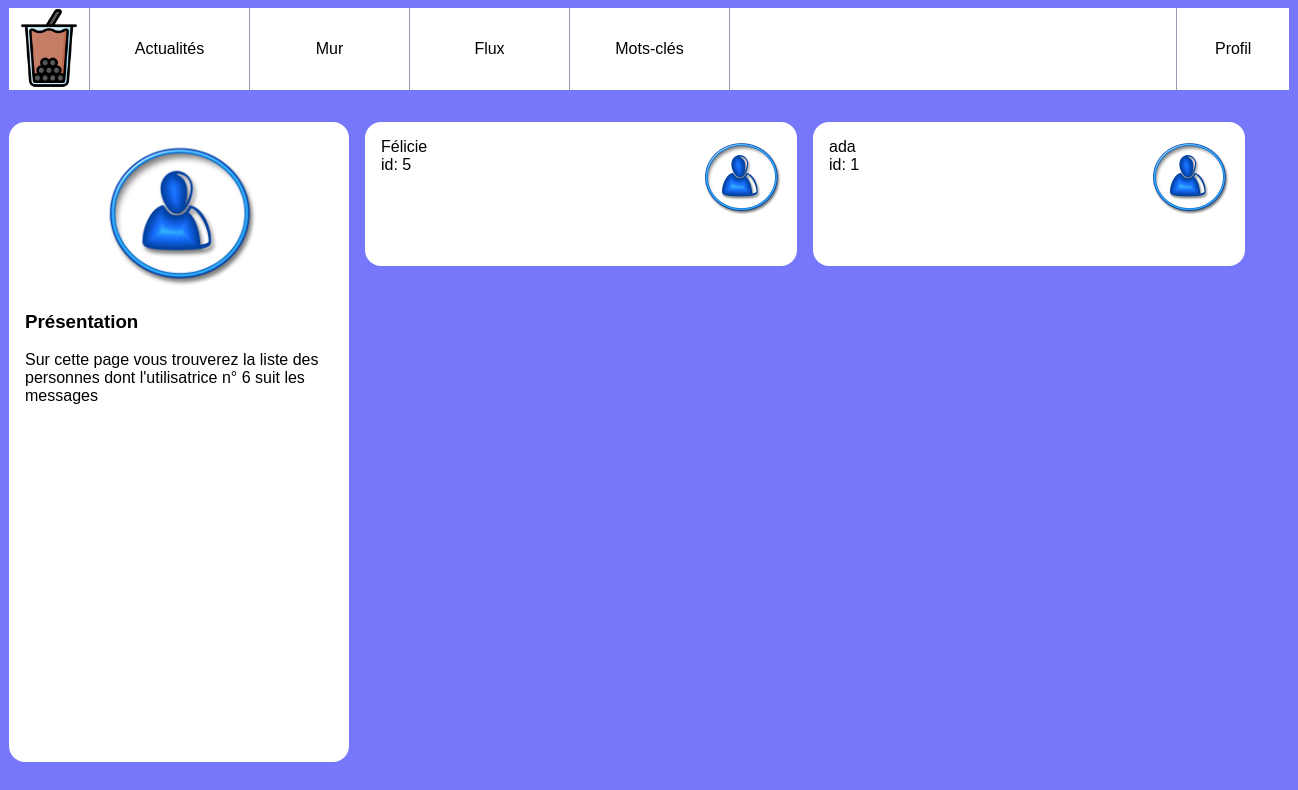
/subscriptions.php?user_id=6, run on the app's committed database.
### tables this page shows
CREATE TABLE `followers` (
  `id` int(10) UNSIGNED NOT NULL,
  `user_id` int(10) UNSIGNED NOT NULL,
  `follower_id` int(10) UNSIGNED NOT NULL
);

CREATE TABLE `users` (
  `id` int(10) UNSIGNED NOT NULL,
  `email` varchar(255) NOT NULL,
  `password` varchar(255) NOT NULL,
  `alias` varchar(255) NOT NULL
);

### subscriptions.php (the view, shortened to what this page needs)
<!doctype html>
<html lang="fr">
<head>
</head>
<body>
    <?php
    include 'header.php';
    include 'database_connexion.php';
    ?>
    <div id="wrapper">
        <aside>
            <img src="user.jpg" alt="Portrait de l'utilisatrice" />
            <section>
                <h3>Présentation</h3>
                <p>Sur cette page vous trouverez la liste des personnes dont
                    l'utilisatrice
                    n° <?php echo intval($_GET['user_id']) ?>
                    suit les messages
                </p>
            </section>
        </aside>
        <main class='contacts'>
            <?php
            $subscriber_id = intval($_GET['user_id']);
            $laQuestionEnSql = "
                SELECT followers.user_id, users.email, users.password, users.alias, followers.follower_id
                FROM followers RIGHT JOIN users
                ON users.id=followers.user_id
                WHERE followers.follower_id='$subscriber_id';
                ";
            $lesInformations = $mysqli->query($laQuestionEnSql);
            ?>
            <?php while ($subscribers = $lesInformations->fetch_assoc()) { ?>
                <article>
                    <img src="user.jpg" alt="blason" />
                    <h3><?php echo $subscribers['alias'] ?></h3>
                    <p>id: <?php echo $subscribers['user_id'] ?></p>
                </article>
            <?php } ?>
        </main>
    </div>
</body>
</html>

### style.css (style rules this page uses)
body { background-color: rgb(119, 119, 252); font-family: Arial; }
#wrapper { display:flex; width:80em; margin:0 auto 2em auto; }
#wrapper aside { background-color: #fff; flex:1; padding:1em; border-radius: 1em; }
#wrapper aside img { display: block; width:50%; margin:auto; }
#wrapper main { flex:3; padding-left:1em; height: 80vh; overflow-y: scroll; }
#wrapper main article { background-color: #fff; padding:1em; margin-bottom: 1em ; border-radius: 1em; }
#wrapper main article h3 { margin:0; padding:0; font-weight: normal; font-size:1em; }
#wrapper main article p { margin:0; }
.contacts { display:flex; flex-wrap: wrap; align-items:flex-start; align-content: flex-start ; }
.contacts article { width:25em; height:7em; margin-right: 1em; }
.contacts article img { float:right; height: 5em; }

### data on the page
followers: user.alias "Félicie", user "5"
followers: user.alias "ada", user "1"

### other printed values
$_GET['user_id'] "6"
